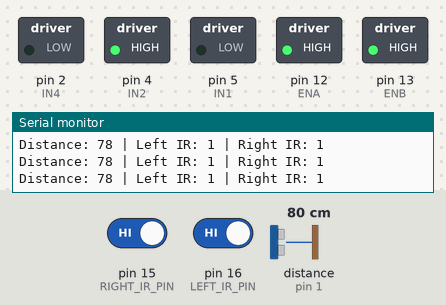
Recording of a sketch running on a simulated Arduino Uno, built with avr-gcc and run on an emulated ATmega328P. Shown: switched loads named in the sketch (green lamp = pin HIGH), the last lines printed to the serial monitor. Wiring (inferred from the names in the program): ultrasonic range finder: trigger pin 3; echo pin 1. The test bench sets the inputs (shaded band); at power-on: distance to the obstacle (sensor on pin 1) 80 cm, pin 15 (RIGHT_IR_PIN) HIGH, pin 16 (LEFT_IR_PIN) HIGH. The echo pulse lasts 58.3 µs per cm; pins used as bus, display or sensor lines are not drawn.

Above: at 5.2 s.
5.3 s: distance to the obstacle (sensor on pin 1) set to 18 cm
6.8 s: distance to the obstacle (sensor on pin 1) set to 14 cm
At 7.5 s:
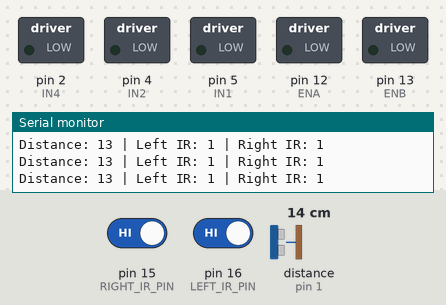
8.3 s: distance to the obstacle (sensor on pin 1) set to 120 cm
At 8.6 s:
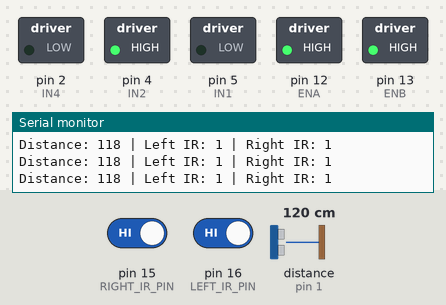
Timing chart, 0 to 10.8 s (numbered marks = the images above; inputs shaded):
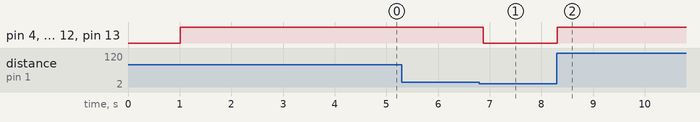

Measured:
- the behaviour switches between 17 and 16 cm on distance to the obstacle (sensor on pin 1) (found by bisection; images 0 and 1)
- after the input at 6.8 s, pin 4 (IN2), pin 12 (ENA), pin 13 (ENB): HIGH → LOW after 0.08 s
- after the input at 8.3 s, pin 4 (IN2), pin 12 (ENA), pin 13 (ENB): LOW → HIGH at once

The sketch:

esp8266_movement.ino
```cpp
/*
 ESP8266 Motor Control & Auto-Follow Firmware
 Smart Shopping Cart Project

 Controls:
 - DC motors via motor driver
 - IR sensors for direction detection
 - Ultrasonic sensor for distance measurement
*/

// ================= Configuration =================
#define IR_ACTIVE LOW   // Change to HIGH if IR sensor outputs HIGH on detection

#define BASE_SPEED    750
#define TURN_SPEED    600
#define SAFE_DISTANCE 30
#define STOP_DISTANCE 15
#define MAX_DISTANCE  100

// ================= Motor Pins =================
#define IN1 5    // D1 - Front Left
#define IN2 4    // D2 - Front Right
#define IN3 0    // D3 - Back Left
#define IN4 2    // D4 - Back Right
#define ENA 12   // D6 - Left Motor PWM
#define ENB 13   // D7 - Right Motor PWM

// ================= Sensor Pins =================
#define LEFT_IR_PIN  16   // D0
#define RIGHT_IR_PIN 15   // D8
#define TRIG_PIN     3    // RX
#define ECHO_PIN     1    // TX

long duration;
int distance;

// ================= Setup =================
void setup() {
  Serial.begin(9600);

  pinMode(IN1, OUTPUT);
  pinMode(IN2, OUTPUT);
  pinMode(IN3, OUTPUT);
  pinMode(IN4, OUTPUT);
  pinMode(ENA, OUTPUT);
  pinMode(ENB, OUTPUT);

  pinMode(LEFT_IR_PIN, INPUT);
  pinMode(RIGHT_IR_PIN, INPUT);
  pinMode(TRIG_PIN, OUTPUT);
  pinMode(ECHO_PIN, INPUT);

  stopMotors();
  delay(1000);

  Serial.println("Smart Cart Ready (Auto-Follow Mode)");
}

// ================= Main Loop =================
void loop() {
  distance = getDistance();
  int leftIR  = digitalRead(LEFT_IR_PIN);
  int rightIR = digitalRead(RIGHT_IR_PIN);

  Serial.print("Distance: ");
  Serial.print(distance);
  Serial.print(" | Left IR: ");
  Serial.print(leftIR);
  Serial.print(" | Right IR: ");
  Serial.println(rightIR);

  // ---- Distance-based control ----
  if (distance <= STOP_DISTANCE) {
    stopMotors();
  }
  else if (distance > STOP_DISTANCE && distance < SAFE_DISTANCE) {
    moveForward(BASE_SPEED * 0.5);
  }
  else if (distance >= SAFE_DISTANCE && distance <= MAX_DISTANCE) {
    // ---- Direction correction ----
    if (leftIR == IR_ACTIVE && rightIR != IR_ACTIVE) {
      turnLeft();
    }
    else if (rightIR == IR_ACTIVE && leftIR != IR_ACTIVE) {
      turnRight();
    }
    else {
      moveForward(BASE_SPEED);
    }
  }
  else {
    moveForward(BASE_SPEED + 200);
  }

  delay(100);
}

// ================= Ultrasonic Distance =================
int getDistance() {
  digitalWrite(TRIG_PIN, LOW);
  delayMicroseconds(2);

  digitalWrite(TRIG_PIN, HIGH);
  delayMicroseconds(10);
  digitalWrite(TRIG_PIN, LOW);

  duration = pulseIn(ECHO_PIN, HIGH, 25000);
  return duration * 0.034 / 2;
}

// ================= Motor Control =================
void moveForward(int spd) {
  digitalWrite(IN1, LOW);
  digitalWrite(IN2, HIGH);
  digitalWrite(IN3, HIGH);
  digitalWrite(IN4, LOW);

  analogWrite(ENA, spd);
  analogWrite(ENB, spd);
}

void turnLeft() {
  digitalWrite(IN1, LOW);
  digitalWrite(IN2, HIGH);
  digitalWrite(IN3, HIGH);
  digitalWrite(IN4, LOW);

  analogWrite(ENA, TURN_SPEED * 0.6);
  analogWrite(ENB, TURN_SPEED);
}

void turnRight() {
  digitalWrite(IN1, LOW);
  digitalWrite(IN2, HIGH);
  digitalWrite(IN3, HIGH);
  digitalWrite(IN4, LOW);

  analogWrite(ENA, TURN_SPEED);
  analogWrite(ENB, TURN_SPEED * 0.6);
}

void stopMotors() {
  digitalWrite(IN1, LOW);
  digitalWrite(IN2, LOW);
  digitalWrite(IN3, LOW);
  digitalWrite(IN4, LOW);

  analogWrite(ENA, 0);
  analogWrite(ENB, 0);
}
```
